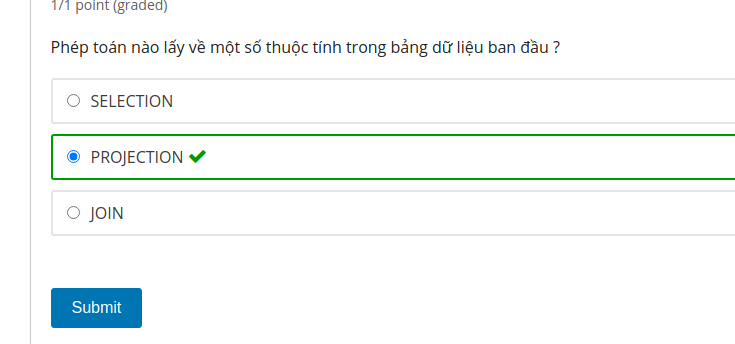
#> input picture haha.png, 735 x 344 px
$ jupyter execute Untitled.ipynb
#> lines starting #> are read from the running program, lines starting #| are printed output that depends on the picture
[cell 1]
print("hello")

# Hadamard product

v = [1,2,3]
u = [4,5,6]

output: [4,10,18]

# dot product

v = [1,2,3]
u = [4,5,6]

output: 32

[cell 2]
def Hadamard_product(vector1, vector2):
    return (v1 * v2 for v1, v2 in zip(vector1, vector2))

def dor_product(vector1, vector2):
    return sum(v1 * v2 for v1, v2 in zip(vector1, vector2))

A 1 * 1
B 1 * 1

A 2*4
B 4*1
C 2*1

A 1*4
B 4*2
C 1*2

A 3*4
B 4*2
C 3*2

[cell 3]
import numpy as np

u = np.array([1,2,3])
v = np.array([4,5,6])

print(np.dot(u,v))
print(np.dot(v, u))

[cell 4]
import cv2
import matplotlib.pyplot as plt

img = cv2.imread("haha.png")
#> img is the input picture: shape (344, 735, 3); mean B, G, R 248.2, 249.1, 245.7

print(img.shape)
#| (344, 735, 3)

im_rgb = cv2.cvtColor(img, cv2.COLOR_BGR2RGB)
plt.imshow(im_rgb)
plt.show()

[cell 5]
vector = [0.072, 0.715, 0.213]

img_gray =  np.dot(img, vector)
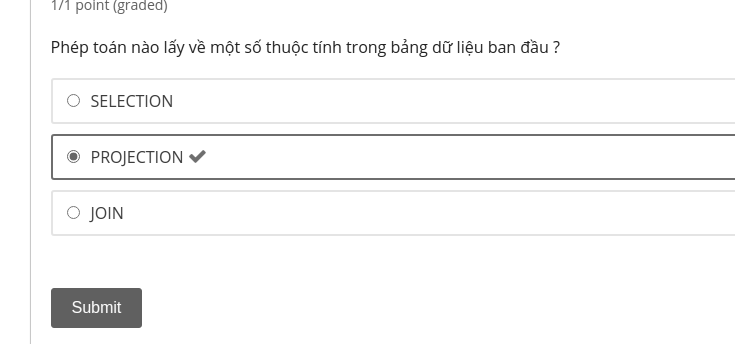
#> img_gray: shape (344, 735) float64; min 34, max 255, mean 248.3

print(img_gray.shape)
#| (344, 735)

plt.imshow(img_gray, cmap='gray')
plt.show()

[cell 6]
import numpy as np

u = np.array([1,2,3])
v = np.array([4,5,6])

norm_u = np.linalg.norm(u)
norm_v = np.linalg.norm(v)

dp2 =  (norm_u * norm_v) * np.cos(3.14/4)

print(norm_u)

[cell 7]
dot_a_b = np.dot(u,v)
print(dot_a_b / (norm_u * norm_v))

[cell 8]
dot_a_b = np.dot(3*u,5*v)
norm_u = np.linalg.norm(3*u)
norm_v = np.linalg.norm(5*v)
print(dot_a_b / (norm_u * norm_v))

TC: cosine

cs(x, y) = cs(ax, by)

cs(x, y) = cs(a + x, b + y)

khoang cach ecluid

(a - b)^2

[cell 9]
def cosine_similarity(vector1, vector2):
    sumxy = sum([v1* v2 for v1, v2 in zip(vector1, vector2)])
    sumxx = sum([v1* v2 for v1, v2 in zip(vector1, vector1)])
    sumyy = sum([v1* v2 for v1, v2 in zip(vector2, vector2)])

    return sumxy /  (sumxx * sumyy)**0.5

[cell 10]
import cv2
import matplotlib.pyplot as plt

img1 = np.random.randint(0,255, (400,400))

img1 = img1.astype(np.uint8)
print(img1.shape)

[cell 11]
plt.imshow(img1, cmap = 'gray')
plt.show()
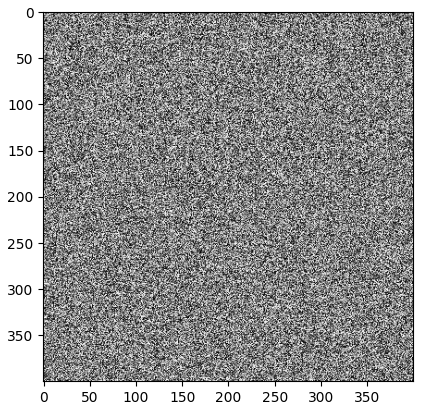
#> figure drawn by matplotlib, 1 panel

[cell 12]
img2 = np.random.randint(0,255, (400,400))

img2 = img2.astype(np.uint8)

plt.imshow(img2, cmap = 'gray')
plt.show()
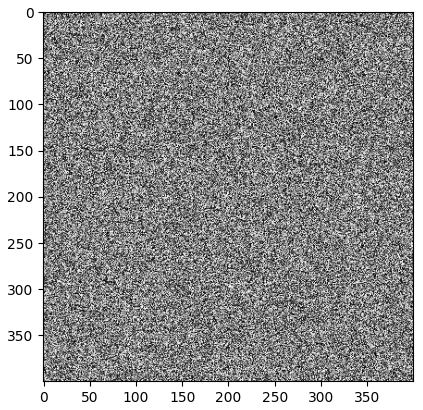
#> figure drawn by matplotlib, 1 panel
